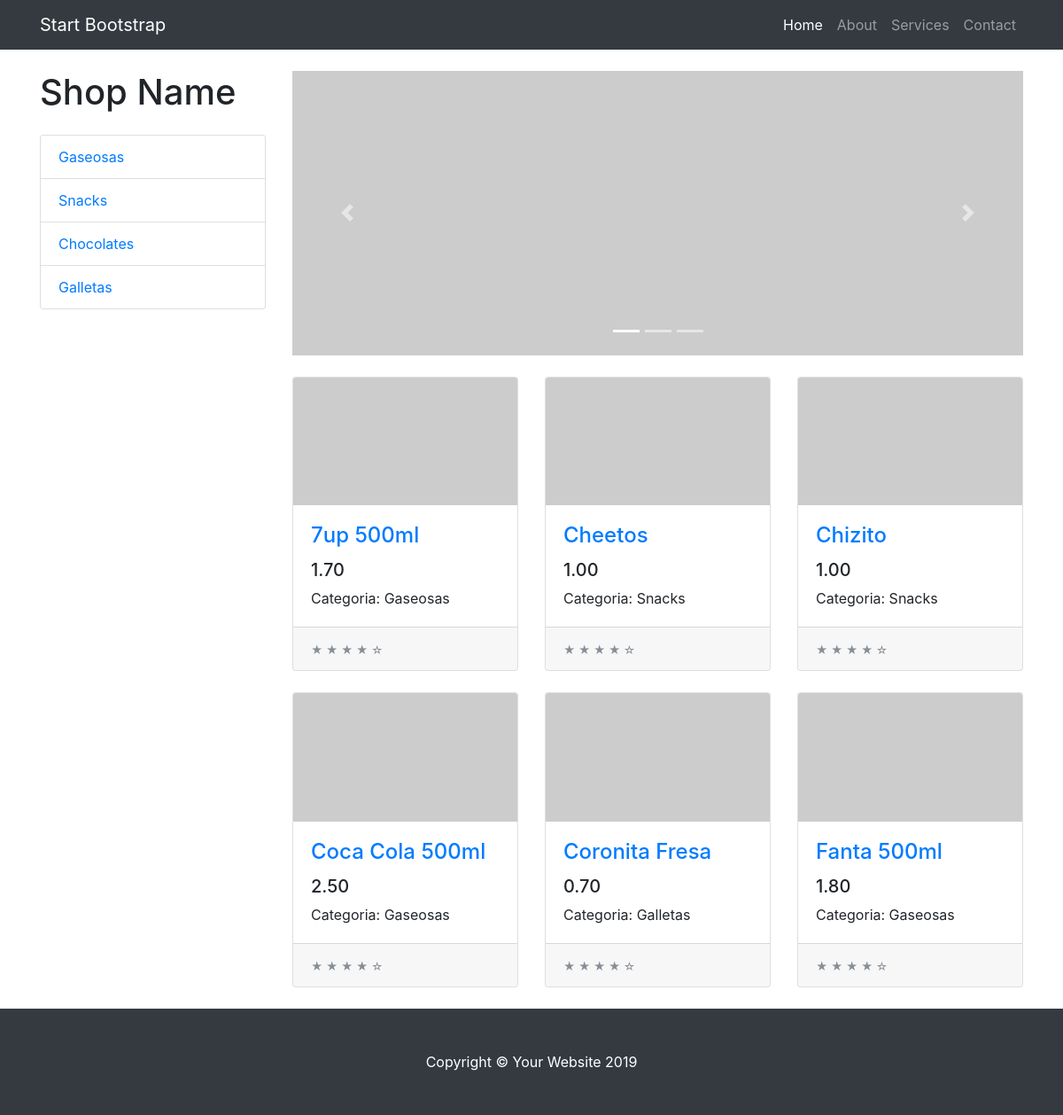
The app's page /tienda/ with its own data.
### tienda/models.py (models this page shows, shortened)
class Categoria(models.Model):
    nombre = models.CharField(max_length=200)
    pub_date = models.DateTimeField('date published')

class Producto(models.Model):
    categoria = models.ForeignKey(Categoria, on_delete=models.CASCADE)
    nombre = models.CharField(max_length=200)
    precio = models.DecimalField(max_digits=6, decimal_places=2)
    stock = models.IntegerField(default=0)
    pub_date = models.DateTimeField('date published')

### tienda/views.py (the view)
# urls.py: path('', views.index, name='index'),
def index(request):
    product_list = Producto.objects.order_by('nombre')[:6]
    categoria_list = Categoria.objects.all()
    context = {'product_list': product_list,'categoria_list':categoria_list}
    return render(request, 'index.html', context)

### tienda/templates/index.html (shortened to what this page needs)
{% extends "layout.html" %}
{% block categoria %}
<h1 class="my-4">Shop Name</h1>
          <div class="list-group">
              {% for cat in categoria_list %}
                <a href="categoria/{{ cat.id }}/" class="list-group-item">{{ cat.nombre }}</a>
              {% endfor %}
          </div>
{% endblock %}
{% block content %}
<div id="carouselExampleIndicators" class="carousel slide my-4" data-ride="carousel">
    <ol class="carousel-indicators">
      <li data-target="#carouselExampleIndicators" data-slide-to="0" class="active"></li>
      <li data-target="#carouselExampleIndicators" data-slide-to="1"></li>
      <li data-target="#carouselExampleIndicators" data-slide-to="2"></li>
    </ol>
    <div class="carousel-inner" role="listbox">
      <div class="carousel-item active">
        <img class="d-block img-fluid" src="http://placehold.it/900x350" alt="First slide">
      </div>
    </div>
    <a class="carousel-control-prev" href="#carouselExampleIndicators" role="button" data-slide="prev">
      <span class="carousel-control-prev-icon" aria-hidden="true"></span>
    </a>
    <a class="carousel-control-next" href="#carouselExampleIndicators" role="button" data-slide="next">
      <span class="carousel-control-next-icon" aria-hidden="true"></span>
    </a>
  </div>
  <div class="row">
      {% for prod in product_list %}
    <div class="col-lg-4 col-md-6 mb-4">
      <div class="card h-100">
        <a href="producto/{{ prod.id }}/"><img class="card-img-top" src="http://placehold.it/700x400" alt=""></a>
        <div class="card-body">
          <h4 class="card-title">
            <a href="producto/{{ prod.id }}/">{{ prod.nombre }}</a>
          </h4>
          <h5>{{ prod.precio }}</h5>
          <p class="card-text">Categoria: {{ prod.categoria.nombre }}</p>
        </div>
        <div class="card-footer">
          <small class="text-muted">&#9733; &#9733; &#9733; &#9733; &#9734;</small>
        </div>
      </div>
    </div>
    {% endfor %}
  </div>
{% endblock %}

### tienda/templates/layout.html (shortened to what this page needs)
{% load static %}
<!DOCTYPE html>
<html lang="en">
  <head>
    <link href="{% static 'vendor/bootstrap/css/bootstrap.min.css' %}" rel="stylesheet">
    <link href="{% static 'css/shop.css' %}" rel="stylesheet">
  </head>
  <body>
    <nav class="navbar navbar-expand-lg navbar-dark bg-dark fixed-top">
      <div class="container">
        <a class="navbar-brand" href="#">Start Bootstrap</a>
        <div class="collapse navbar-collapse" id="navbarResponsive">
          <ul class="navbar-nav ml-auto">
            <li class="nav-item active">
              <a class="nav-link" href="#">Home
              </a>
            </li>
            <li class="nav-item">
              <a class="nav-link" href="#">About</a>
            </li>
            <li class="nav-item">
              <a class="nav-link" href="#">Services</a>
            </li>
            <li class="nav-item">
              <a class="nav-link" href="#">Contact</a>
            </li>
          </ul>
        </div>
      </div>
    </nav>
    <div class="container">
      <div class="row">
        <div class="col-lg-3">
            {% block categoria %}{% endblock %}
        </div>
        <div class="col-lg-9">
            {% block content %}{% endblock %}
        </div>
      </div>
    </div>
    <footer class="py-5 bg-dark">
      <div class="container">
        <p class="m-0 text-center text-white">Copyright &copy; Your Website 2019</p>
      </div>
    </footer>
  </body>
</html>

### tienda/static/css/shop.css (style rules this page uses)
body { padding-top: 54px; }
@media (min-width: 992px) { body { padding-top: 56px; } }

### records on screen
Categoria: nombre "Gaseosas"
Categoria: nombre "Snacks"
Categoria: nombre "Chocolates"
Categoria: nombre "Galletas"
Producto: nombre "7up 500ml", precio "1.70", categoria.nombre "Gaseosas"
Producto: nombre "Cheetos", precio "1.00", categoria.nombre "Snacks"
Producto: nombre "Chizito", precio "1.00", categoria.nombre "Snacks"
Producto: nombre "Coca Cola 500ml", precio "2.50", categoria.nombre "Gaseosas"
Producto: nombre "Coronita Fresa", precio "0.70", categoria.nombre "Galletas"
Producto: nombre "Fanta 500ml", precio "1.80", categoria.nombre "Gaseosas"
